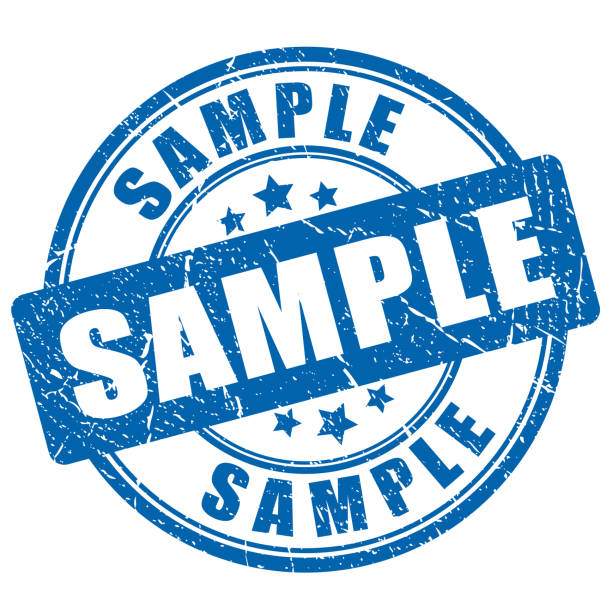
#> input picture images/sample.jpg, 612 x 612 px
$ python image_processing.py
#> lines starting #> are read from the running program, lines starting #| are printed output that depends on the picture
import cv2
import numpy as np
import matplotlib.pyplot as plt

# Load the image
image = cv2.imread('images/sample.jpg')  # Replace with your actual image file
#> image is the input picture: shape (612, 612, 3); mean B, G, R 229.7, 208.7, 180.5
image_rgb = cv2.cvtColor(image, cv2.COLOR_BGR2RGB)  # Convert to RGB format

# Display the image
plt.imshow(image_rgb)
plt.title("Original Image")
plt.axis("off")
plt.show()

# Define rotation parameters
(h, w) = image.shape[:2]  # Get image height and width
#> h = 612; w = 612
center = (w // 2, h // 2)  # Find the center of the image
#> center = (306, 306)
angle = 45  # Rotate by 45 degrees
scale = 1.0  # Keep the scale the same

# Create the rotation matrix
rotation_matrix = cv2.getRotationMatrix2D(center, angle, scale)

# Apply the rotation
rotated_image = cv2.warpAffine(image, rotation_matrix, (w, h))
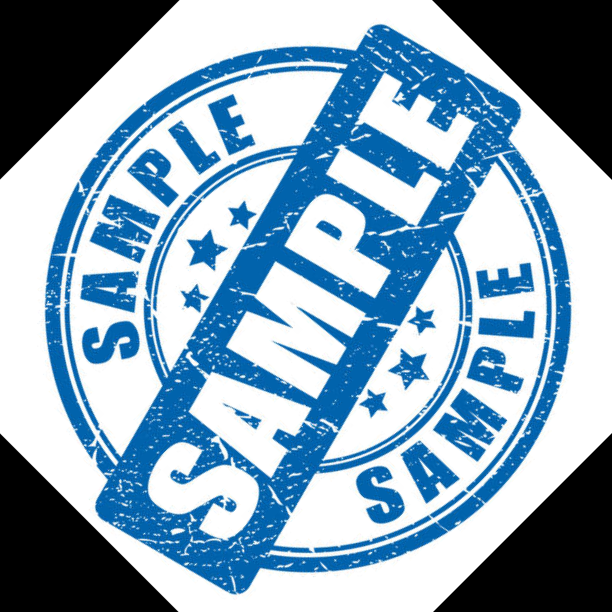
#> rotated_image: shape (612, 612, 3); mean B, G, R 185.9, 164.9, 136.7

# Display the rotated image
plt.imshow(cv2.cvtColor(rotated_image, cv2.COLOR_BGR2RGB))
plt.title("Rotated Image (45°)")
plt.axis("off")
plt.show()

# Scale the image by 1.5x
scaled_image = cv2.resize(image, None, fx=1.5, fy=1.5, interpolation=cv2.INTER_LINEAR)
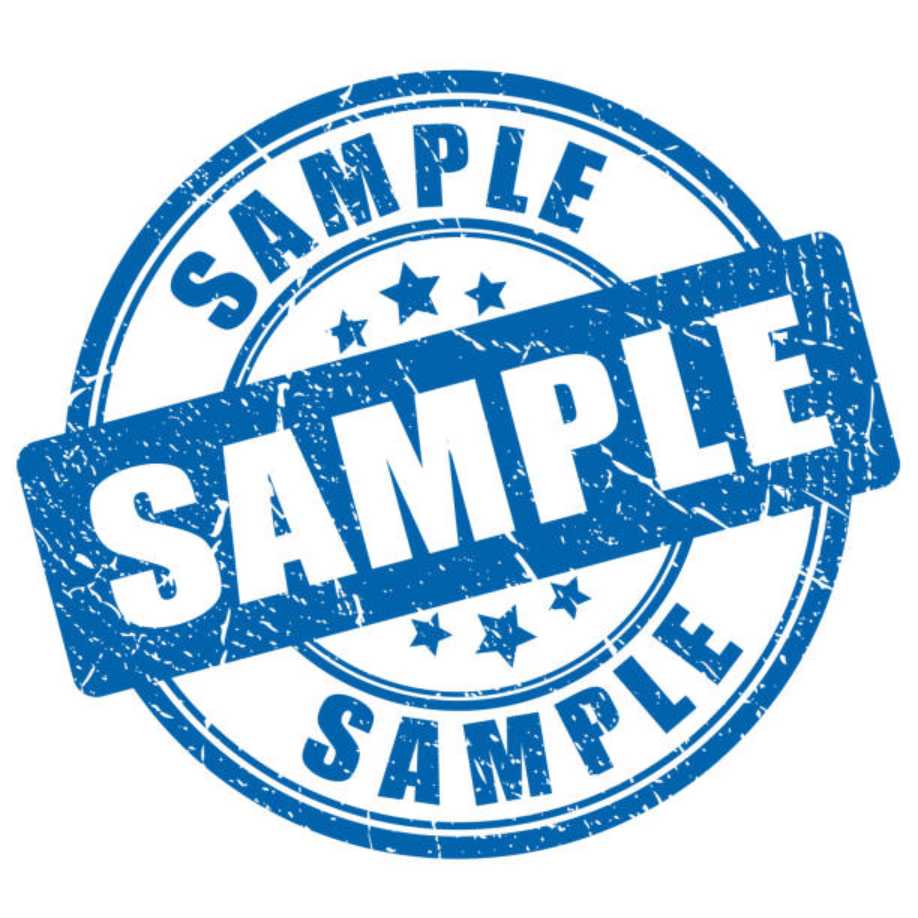
#> scaled_image: shape (918, 918, 3); mean B, G, R 229.6, 208.6, 180.5

# Display the scaled image
plt.imshow(cv2.cvtColor(scaled_image, cv2.COLOR_BGR2RGB))
plt.title("Scaled Image (1.5x)")
plt.axis("off")
plt.show()

# Define focal length variations
focal_lengths = [50, 100, 200]

# Display different focal lengths
plt.figure(figsize=(12, 4))
for i, f in enumerate(focal_lengths):
    f_matrix = np.array([[f, 0, w//2], [0, f, h//2], [0, 0, 1]], dtype=np.float32)  # Camera intrinsic matrix
    warped_image = cv2.warpPerspective(image, f_matrix, (w, h))

    plt.subplot(1, 3, i+1)
    plt.imshow(cv2.cvtColor(warped_image, cv2.COLOR_BGR2RGB))
    plt.title(f"Focal Length: {f}")
    plt.axis("off")
#> this loop made 3 passes
#> pass 1, `warped_image = cv2.warpPerspective(image, f_matrix, (w, h))`:
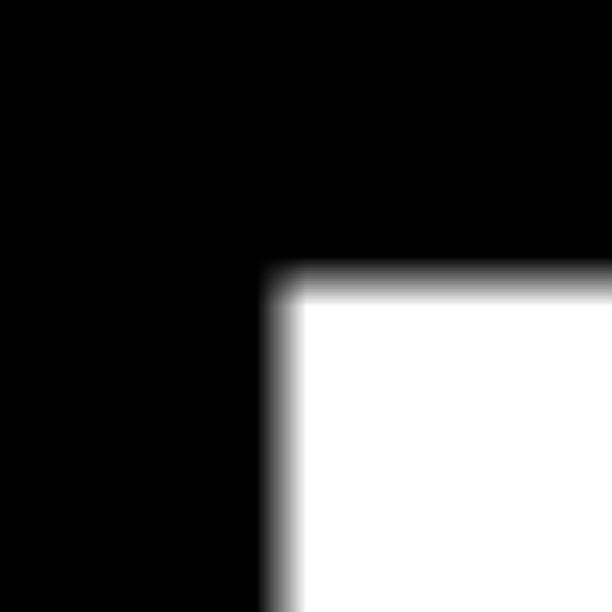
#> warped_image: shape (612, 612, 3); min 0, max 255, mean 74.4
#> pass 2, `warped_image = cv2.warpPerspective(image, f_matrix, (w, h))`:
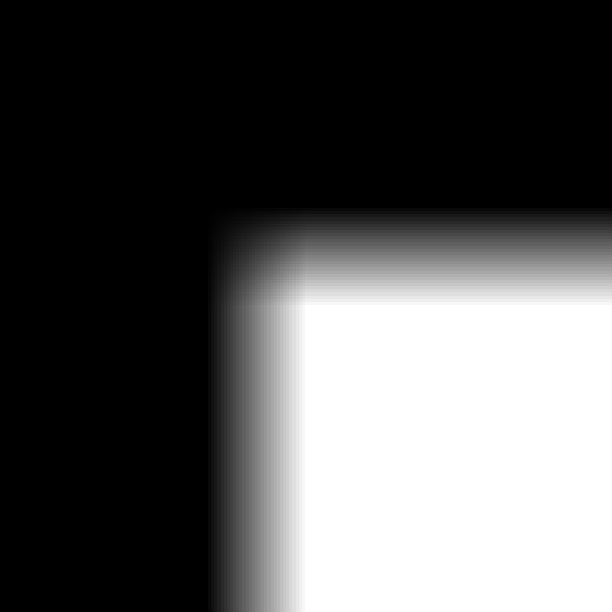
#> warped_image: shape (612, 612, 3); min 0, max 255, mean 86
#> pass 3, `warped_image = cv2.warpPerspective(image, f_matrix, (w, h))`:
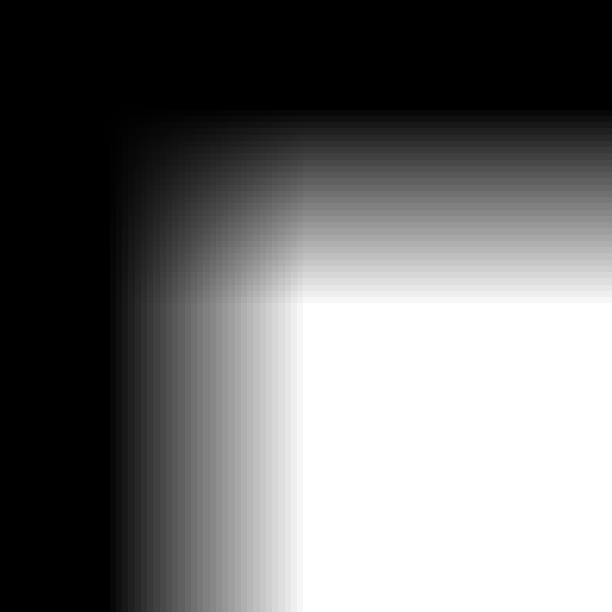
#> warped_image: shape (612, 612, 3); min 0, max 255, mean 112

plt.show()
